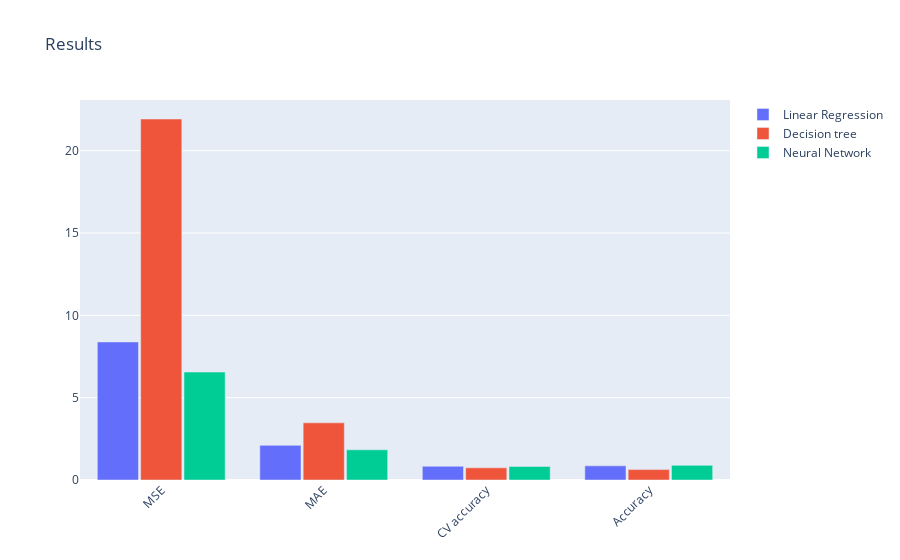

Source (notebook cell):
### Markdown cell above
## Results

### Code cell
metrics = ['MSE', 'MAE', 'CV accuracy', 'Accuracy']

# Plot metrics.
fig = go.Figure(data=[
    go.Bar(name='Linear Regression', x=metrics, y=[mean_squared_error(
        y_test, lin_pred), mean_absolute_error(y_test, lin_pred), cv_lin_reg, linreg.score(X_test, y_test)]),
    go.Bar(name='Decision tree', x=metrics, y=[mean_squared_error(
        y_test, tr_pred), mean_absolute_error(y_test, tr_pred), cv_tr_reg, tr.score(X_test, y_test)]),
    go.Bar(name='Neural Network', x=metrics, y=[mean_squared_error(
        y_test, mlp_pred), mean_absolute_error(y_test, mlp_pred), cv_mlp_reg, mlp.score(X_test, y_test)])
])

fig.update_layout(title_text='Results',
                  barmode='group', xaxis_tickangle=-45, bargroupgap=0.05)
fig.show()

### Figure 1 — Plotly figure (JSON) as saved in the notebook; plotly's stock layout.template omitted (floating-point values rounded to 4 significant figures)
{"data": [{"name": "Linear Regression", "type": "bar", "x": ["MSE", "MAE", "CV accuracy", "Accuracy"], "y": [8.385, 2.103, 0.8339, 0.8595]}, {"name": "Decision tree", "type": "bar", "x": ["MSE", "MAE", "CV accuracy", "Accuracy"], "y": [21.92, 3.472, 0.7405, 0.6325]}, {"name": "Neural Network", "type": "bar", "x": ["MSE", "MAE", "CV accuracy", "Accuracy"], "y": [6.554, 1.834, 0.8221, 0.8901]}], "layout": {"bargroupgap": 0.05, "barmode": "group", "title": {"text": "Results"}, "xaxis": {"tickangle": -45}}}
